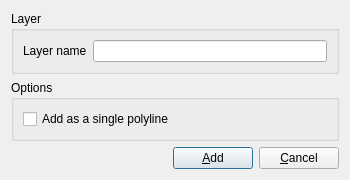
<?xml version="1.0" encoding="UTF-8"?>
<ui version="4.0">
 <class>Dialog</class>
 <widget class="QDialog" name="Dialog">
  <property name="geometry">
   <rect>
    <x>0</x>
    <y>0</y>
    <width>350</width>
    <height>180</height>
   </rect>
  </property>
  <property name="minimumSize">
   <size>
    <width>350</width>
    <height>180</height>
   </size>
  </property>
  <property name="maximumSize">
   <size>
    <width>350</width>
    <height>180</height>
   </size>
  </property>
  <property name="windowTitle">
   <string>Add to layer</string>
  </property>
  <property name="windowIcon">
   <iconset resource="../../resources/resources.qrc">
    <normaloff>:/icons/objectmap.png</normaloff>:/icons/objectmap.png</iconset>
  </property>
  <layout class="QGridLayout" name="gridLayout_3">
   <item row="0" column="0">
    <widget class="QGroupBox" name="groupBox">
     <property name="minimumSize">
      <size>
       <width>0</width>
       <height>60</height>
      </size>
     </property>
     <property name="maximumSize">
      <size>
       <width>400</width>
       <height>125</height>
      </size>
     </property>
     <property name="title">
      <string>Layer</string>
     </property>
     <layout class="QGridLayout" name="gridLayout">
      <item row="0" column="1">
       <widget class="QLineEdit" name="lineEditLayerName"/>
      </item>
      <item row="0" column="0">
       <widget class="QLabel" name="labelLayerName">
        <property name="enabled">
         <bool>true</bool>
        </property>
        <property name="text">
         <string>Layer name</string>
        </property>
        <property name="buddy">
         <cstring>lineEditLayerName</cstring>
        </property>
       </widget>
      </item>
     </layout>
    </widget>
   </item>
   <item row="1" column="0">
    <widget class="QGroupBox" name="groupBox_2">
     <property name="minimumSize">
      <size>
       <width>0</width>
       <height>60</height>
      </size>
     </property>
     <property name="title">
      <string>Options</string>
     </property>
     <layout class="QGridLayout" name="gridLayout_2">
      <item row="0" column="0">
       <widget class="QCheckBox" name="checkBoxAddAsPolyline">
        <property name="text">
         <string>Add as a single polyline</string>
        </property>
       </widget>
      </item>
     </layout>
    </widget>
   </item>
   <item row="2" column="0">
    <layout class="QHBoxLayout" name="horizontalLayout">
     <item>
      <spacer name="horizontalSpacer">
       <property name="orientation">
        <enum>Qt::Horizontal</enum>
       </property>
       <property name="sizeHint" stdset="0">
        <size>
         <width>40</width>
         <height>20</height>
        </size>
       </property>
      </spacer>
     </item>
     <item>
      <widget class="QPushButton" name="pushButtonAdd">
       <property name="text">
        <string>&amp;Add</string>
       </property>
      </widget>
     </item>
     <item>
      <widget class="QPushButton" name="pushButtonCancel">
       <property name="text">
        <string>&amp;Cancel</string>
       </property>
      </widget>
     </item>
    </layout>
   </item>
  </layout>
 </widget>
 <resources>
  <include location="../../resources/resources.qrc"/>
 </resources>
 <connections>
  <connection>
   <sender>pushButtonCancel</sender>
   <signal>clicked()</signal>
   <receiver>Dialog</receiver>
   <slot>close()</slot>
   <hints>
    <hint type="sourcelabel">
     <x>165</x>
     <y>119</y>
    </hint>
    <hint type="destinationlabel">
     <x>112</x>
     <y>70</y>
    </hint>
   </hints>
  </connection>
 </connections>
</ui>
